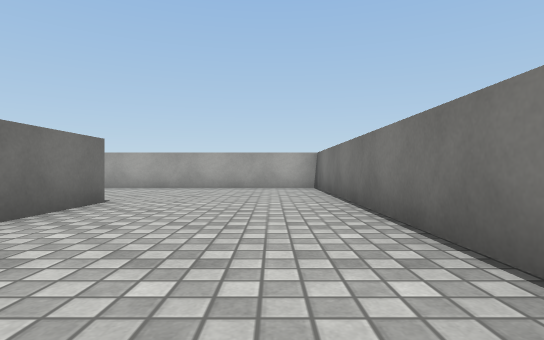
[1] (above)

17 first-person views from a walk through a Unity game level. The camera is 0.5 m above the floor, looks level and sees 80° across. The floor is counted in squares, 1 m on a side. Each view is taken from the middle of a square. On the plan, view 1 faces up. The plan holds only what a view shows up to about 9 squares ahead; the rest is blank. The player character is not drawn. Surface patterns are stand-ins for the level's own textures.

[2]
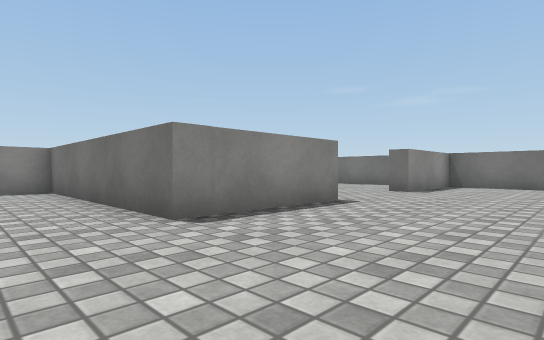

[3]
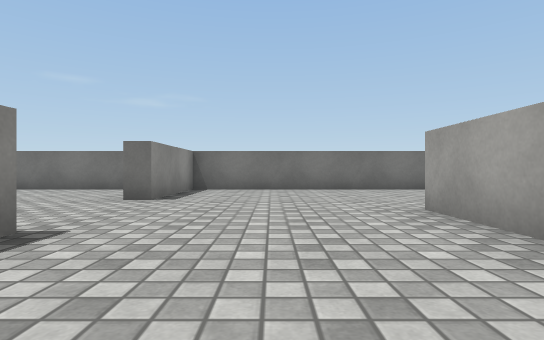

[4]
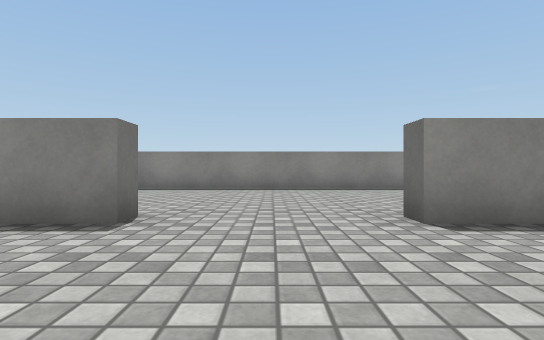

[5]
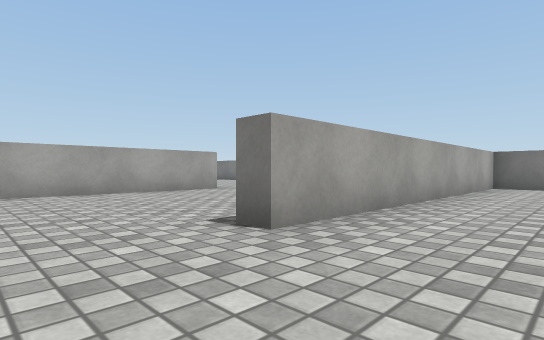

[6]
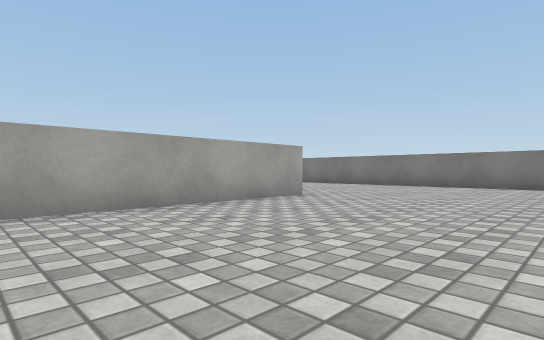

[7]
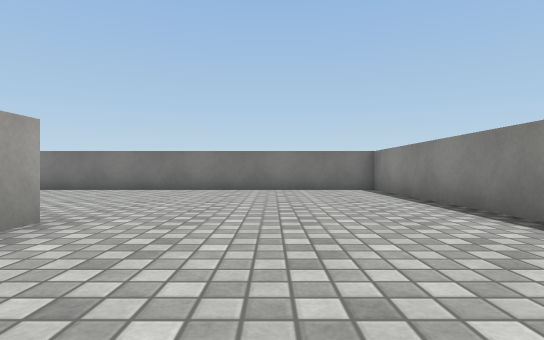

[8]
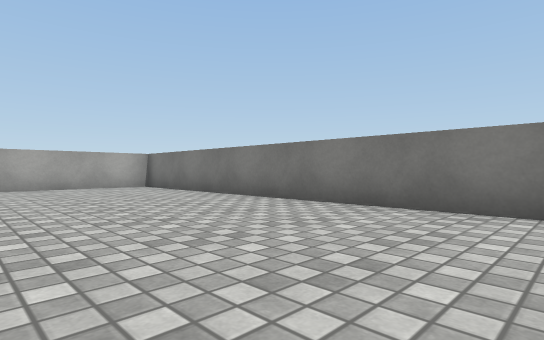

[9]
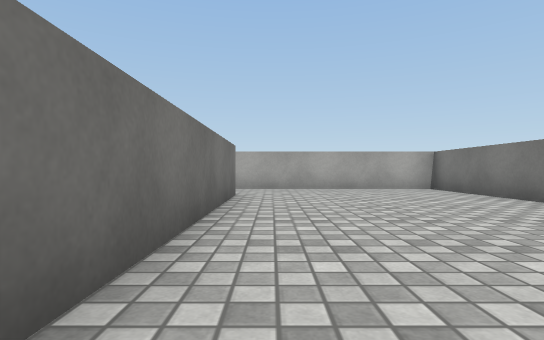

[10]
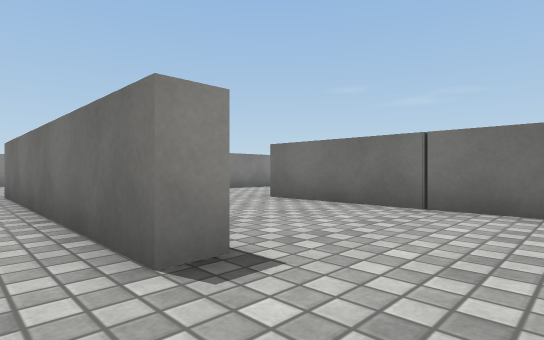

[11]
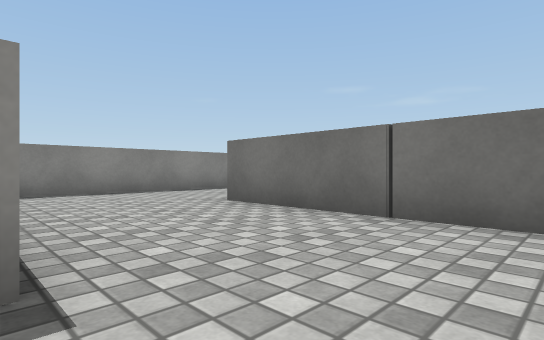

[12]
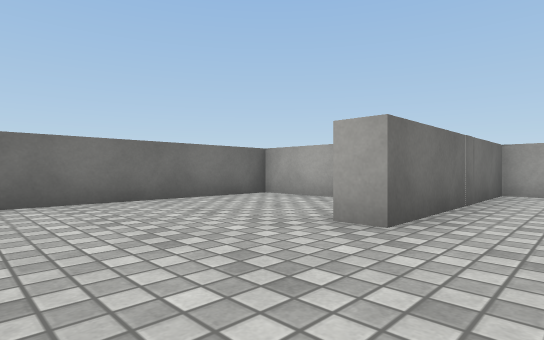

[13]
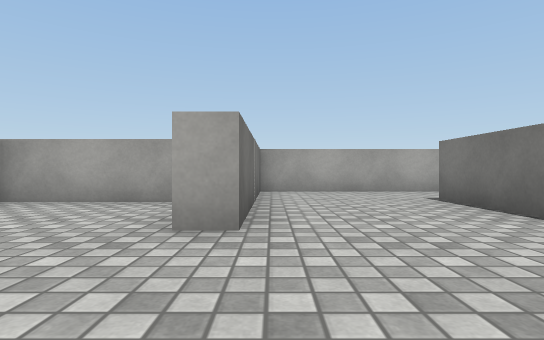

[14]
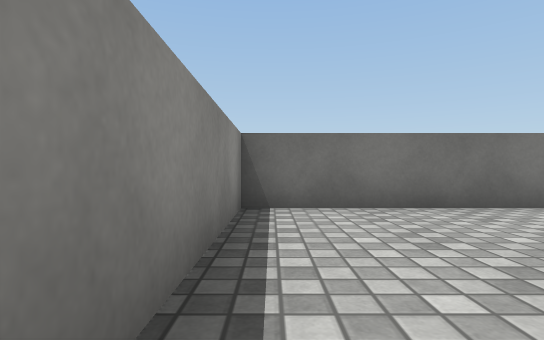

[15]
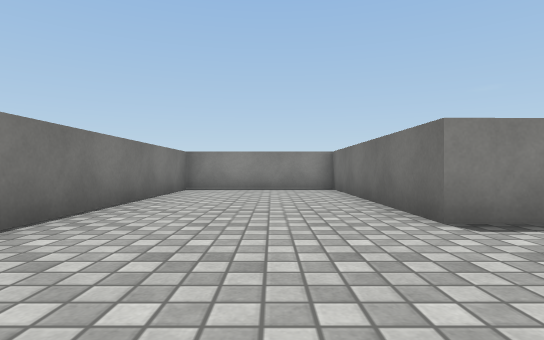

[16]
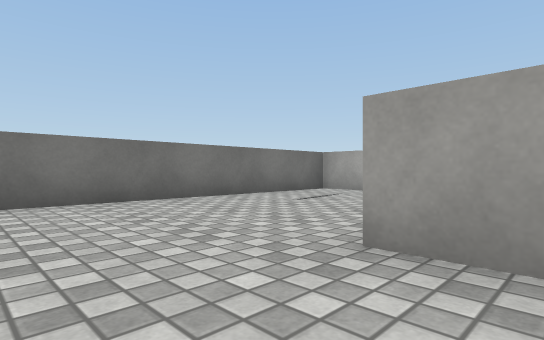

[17]
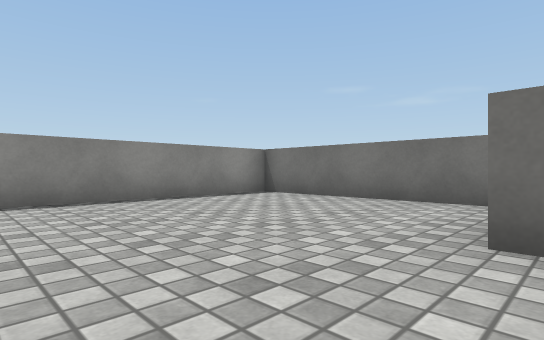

### Floor plan
Ten units are one square. View 1 is at (0, 0); x grows to the right and y downward. Boxes are objects, and circles mark ways between rooms. Rooms are numbered by the first view taken in them; rooms with no view inside come last. Other rooms are left out.
<svg viewBox="-117 -230 135 240">
<path fill="none" stroke="#000" d="M-40 -94 13 -94 13 -225 -46 -225M-39 -142 -112 -142 -112 -50 -84 -50 -84 -45M-56 -45 -56 -50 -26 -50 -26 5 13 5 13 -89 -71 -89 -71 -95M-112 -40 -112 5 -34 5M-42 -204 -37 -204 -37 -145M-85 -200 -112 -200 -112 -146 -49 -146M-42 -182 -42 -204M-46 -225 -73 -225 -73 -177 -79 -177"/>
<circle cx="-40" cy="-215" r="3" fill="#2a7"/>
<text x="-40" y="-100">1</text>
<text x="-70" y="-180">2</text>
</svg>
Room 1 opens to room 2.

Where each view was taken, in squares from view 1:
view 1: 0 up, 0 right, facing up
view 2: 8 up, 1 left, facing down-left
view 3: 7 up, 3 left, facing left
view 4: 8 up, 7 left, facing down
view 5: 7 up, 9 left, facing up-right
view 6: 10 up, 9 left, facing up-right
view 7: 12 up, 7 left, facing right
view 8: 13 up, 3 left, facing up-right
view 9: 14 up, 3 left, facing up
view 10: 22 up, 3 left, facing down-left
view 11: 22 up, 4 left, facing down-left
view 12: 15 up, 6 left, facing up-left
view 13: 15 up, 7 left, facing up
view 14: 15 up, 7 left, facing left
view 15: 8 up, 1 left, facing down
view 16: 7 up, 6 left, facing up-left
view 17: 5 up, 6 left, facing down-left
